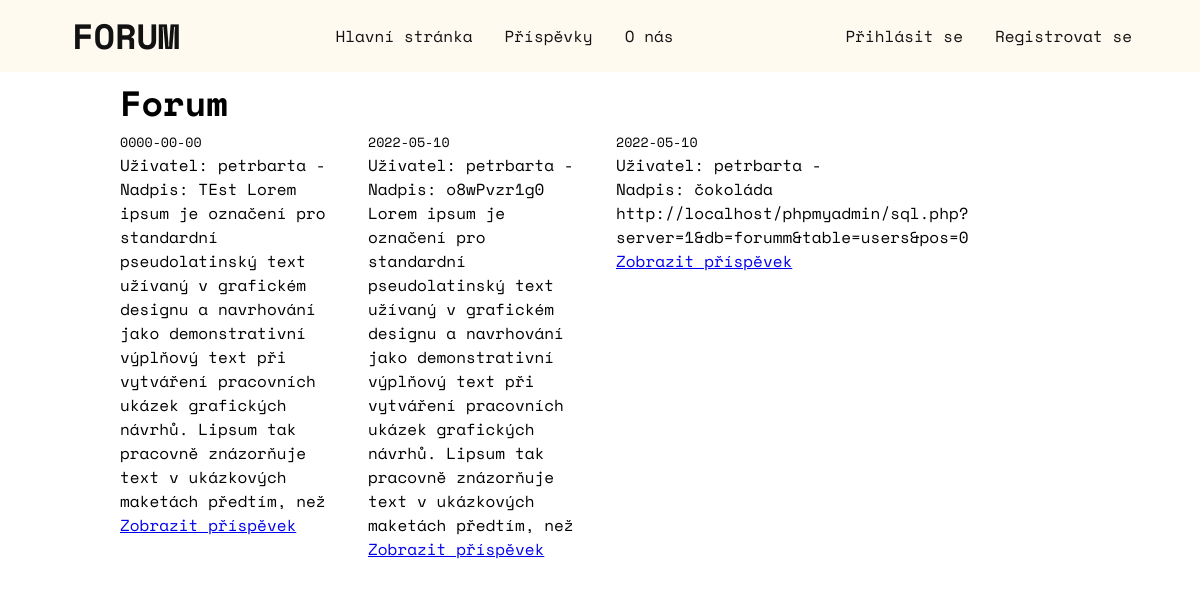
The page / on the database its author committed.
### tables this page shows
CREATE TABLE `posts` (
  `id` int(11) NOT NULL,
  `user` varchar(60) DEFAULT NULL,
  `nadpis` varchar(255) NOT NULL,
  `text` varchar(255) NOT NULL,
  `datum` date DEFAULT NULL,
  `time` timestamp NULL DEFAULT NULL
);

### server/posts.php (called while the page is built, shortened)
<?php
require('db.php');
$sql = "SELECT * FROM posts";
$result = $conn->query($sql);

### index.php (the view, shortened to what this page needs)
<!DOCTYPE html>
<html lang="en">
<head>
    <link rel="stylesheet" href="style.css">
</head>
<body>
<?php
        @include('nav.php');
        @include('server/posts.php');
    ?>
    <div class="container">
    <h1>Forum</h1>
        <div class="grid-4">
            <?php
                if ($result->num_rows > 0) {
                    while($row = $result->fetch_assoc()) {
                        echo '<div>';
                        echo '<small>'.$row["datum"].'</small>';
                        echo "<br>";
                      echo "Uživatel: " . $row["user"]. " - Nadpis: " . $row["nadpis"]. " " . $row["text"]. "<br>";
                      echo '<a href="view.php?id='.$row["id"].'">Zobrazit příspěvek</a>';
                      echo '</div>';
                    }
                  } else {
                    echo "0 results";
                  }
            ?>
        </div>
</div>
</body>
</html>

### style.css (style rules this page uses)
* { margin: 0; padding: 0; border: 0; font-family: 'Space Mono', monospace; }
.container { padding:5px 25px; max-width: 80%; margin: auto; }
h1 { font-size: 2.2em; }

### index.php (style rules this page uses)
.grid-4 { display:grid; gap: 2rem; grid-template-columns: repeat(4, minmax(0, 1fr)); }

### rows shown on the page
posts: datum "0000-00-00", user "petrbarta", nadpis "TEst", text "Lorem ipsum je označení pro standardní pseudolatinský text užívaný v grafickém designu a navrhování jako demonstrativní výplňový text při vytváření pracovních ukázek grafických návrhů. Lipsum tak pracovně znázorňuje text v ukázkových maketách předtím, než"
posts: datum "2022-05-10", user "petrbarta", nadpis "o8wPvzr1g0", text "Lorem ipsum je označení pro standardní pseudolatinský text užívaný v grafickém designu a navrhování jako demonstrativní výplňový text při vytváření pracovních ukázek grafických návrhů. Lipsum tak pracovně znázorňuje text v ukázkových maketách předtím, než"
posts: datum "2022-05-10", user "petrbarta", nadpis "čokoláda", text "http://localhost/phpmyadmin/sql.php?server=1&db=forumm&table=users&pos=0"
